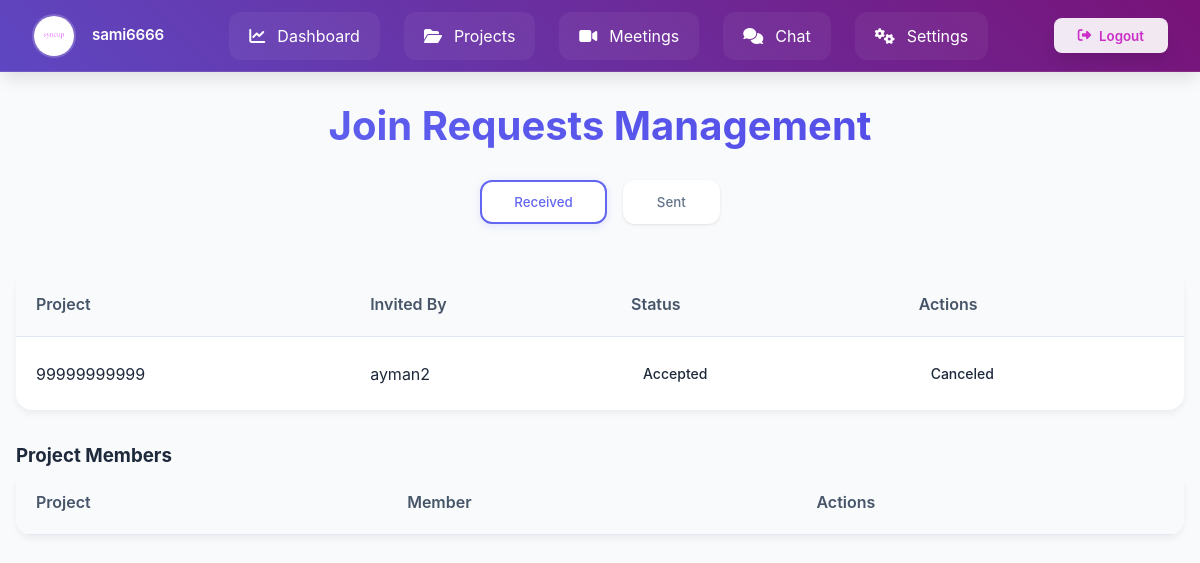
Page /projects/invitations/ (signed in) on the committed database.
### users/models.py (models this page shows, shortened)
class CustomUser(AbstractUser):
    phone_regex = RegexValidator(
        regex=r'^05\d{8}$',
        message="رقم الجوال يجب أن يبدأ بـ 05 ويحتوي على 10 أرقام فقط."
    )
    phone_number = models.CharField(
        max_length=10,
        unique=True,
        validators=[phone_regex],
        help_text="رقم الجوال يجب أن يبدأ بـ 05 ويكون مكونًا من 10 أرقام."
    )
    ROLE_CHOICES = [
        ('member', 'Member'),  # العضو العادي
        ('expert', 'Expert')   # الخبير
    ]
    role = models.CharField(
    max_length=10,
    choices=ROLE_CHOICES,
    default='member'
    )
    profile_image = models.ImageField(
    upload_to='profile_pics/',
    default='profile_pics/p.png',  # تعيين صورة افتراضية عند إنشاء الحساب
    blank=True,
    null=True
    )
    groups = models.ManyToManyField(
        'auth.Group',
        related_name='custom_user_groups',
        blank=True
    )
    user_permissions = models.ManyToManyField(
        'auth.Permission',
        related_name='custom_user_permissions',
        blank=True
    )

### projects/models.py (models this page shows, shortened)
class ProjectInvitation(models.Model):
    project = models.ForeignKey(Project, on_delete=models.CASCADE, related_name='invitations')
    invited_user = models.ForeignKey(CustomUser, on_delete=models.CASCADE, related_name='project_invitations')
    created_at = models.DateTimeField(auto_now_add=True)
    status = models.CharField(
        max_length=20,
        choices=[('pending', 'Pending'), ('accepted', 'Accepted'), ('declined', 'Declined')],
        default='pending'
    )
    def __str__(self):
        return f"Invitation to {self.invited_user.username} for {self.project.name}"

class Project(models.Model):
    STATUS_CHOICES = [
        ('pending', 'Pending'),
        ('in_progress', 'In Progress'),
        ('completed', 'Completed'),
    ]
    COLOR_CHOICES = [
        ('purple', 'Purple'),
        ('red', 'Red'),
        ('blue', 'Blue'),
        ('green', 'Green'),
        ('orange', 'Orange'),
        ('pink', 'Pink'),
    ]
    name = models.CharField(max_length=255)  # Project name
    description = models.TextField(blank=True, null=True)  # Project description
    start_date = models.DateField()  # Start date
    end_date = models.DateField(blank=True, null=True)  # End date
    owner = models.ForeignKey(CustomUser, on_delete=models.CASCADE, related_name='owned_projects')  # Project owner
    members = models.ManyToManyField(CustomUser, related_name='projects', blank=True)  # Project members
    created_at = models.DateTimeField(auto_now_add=True)  # Creation date
    category = models.ForeignKey(ProjectType, on_delete=models.CASCADE)
    status = models.CharField(max_length=20, choices=STATUS_CHOICES, default='pending')  # Project status
    logo = models.ImageField(upload_to='project_logos/', blank=True, null=True)  # Project logo
    project_color = models.CharField(max_length=10, choices=COLOR_CHOICES, default='blue')  # Project color

### projects/views.py (the view)
# urls.py: path('invitations/', received_invitations, name='received_invitations'),  # ✅ عرض الدعوات المستلمة
@login_required
def received_invitations(request):
    invitations = ProjectInvitation.objects.filter(invited_user=request.user).select_related('project')
    sent_requests = ProjectInvitation.objects.filter(project__owner=request.user).select_related('invited_user', 'project')
    received_requests = JoinRequest.objects.filter(project__owner=request.user)
    print("Invitations:", invitations)
    print("Sent Requests:", sent_requests)  # ✅ تحقق من أن الطلبات المرسلة يتم جلبها الآن
    print("Received Requests:", received_requests)
    return render(request, 'received_invitations.html', {
        'invitations': invitations,
        'sent_requests': sent_requests,  # ✅ تمرير جميع الطلبات المرسلة
        'received_requests': received_requests  # ✅ تمرير جميع الطلبات المستلمة
    })

### templates/received_invitations.html (shortened to what this page needs)
<!DOCTYPE html>
<html lang="en">
<head>
</head>
<body>
    {% include 'navbar.html' %}
    <div class="container">
        <header class="management-header">
            <h1>Join Requests Management</h1>
            <div class="tabs-nav">
                <button class="tab-button active" onclick="showSection('received')">Received</button>
                <button class="tab-button" onclick="showSection('sent')">Sent</button>
            </div>
        </header>
        <section id="received-section" class="requests-container">
            {% if invitations %}
                <table class="collaboration-table">
                    <thead>
                        <tr>
                            <th>Project</th>
                            <th>Invited By</th>
                            <th>Status</th>
                            <th>Actions</th>
                        </tr>
                    </thead>
                    <tbody>
                        {% for invitation in invitations %}
                        <tr>
                            <td>{{ invitation.project.name }}</td>
                            <td>{{ invitation.project.owner.username }}</td>
                            <td>
                                <span class="status-badge {% if invitation.status == 'canceled' %}status-canceled{% elif invitation.status == 'pending' %}status-pending{% endif %}">
                                    {{ invitation.status|title }}
                                </span>
                            </td>
                            <td>
                                <div class="actions-container">
                                    {% if invitation.status == 'pending' %}
                                        <a href="{% url 'respond_to_invitation' invitation.id 'accept' %}" class="action-btn btn-accept">
                                            ✅ Accept
                                        </a>
                                        <a href="{% url 'respond_to_invitation' invitation.id 'reject' %}" class="action-btn btn-reject">
                                            ❌ Decline
                                        </a>
                                    {% else %}
                                        <span class="status-badge status-canceled">Canceled</span>
                                    {% endif %}
                                </div>
                            </td>
                        </tr>
                        {% endfor %}
                    </tbody>
                </table>
            {% else %}
                <div class="empty-state">
                    <p>No pending invitations found</p>
                </div>
            {% endif %}
        </section>
        <h3 style="margin-top: 2rem;">Project Members</h3>
        <section class="requests-container">
            <table class="collaboration-table">
                <thead>
                    <tr>
                        <th>Project</th>
                        <th>Member</th>
                        <th>Actions</th>
                    </tr>
                </thead>
            </table>
        </section>
    </div>
</body>
</html>

### templates/navbar.html (shortened to what this page needs)
<!DOCTYPE html>
<html lang="en">
<head>
    <link rel="stylesheet" href="https://cdnjs.cloudflare.com/ajax/libs/font-awesome/6.4.2/css/all.min.css">
</head>
<body>
    <nav class="navbar">
        <div class="profile">
            <img src="{{ user.profile_image.url }}"
                 class="profile__image"
                 onerror="this.onerror=null; this.src='/media/profile_pics/p.png';"
                 alt="User profile">
            <span class="profile__name">{{ user.username }}</span>
        </div>
        <div class="nav-links">
            <a href="{% url 'dashboard' %}" class="nav-link">
                <i class="fas fa-chart-line"></i>
                <span>Dashboard</span>
            </a>
            <a href="{% url 'projects_list' %}" class="nav-link">
                <i class="fas fa-folder-open"></i>
                <span>Projects</span>
            </a>
            <a href="{% url 'meeting_list' %}" class="nav-link">
                <i class="fas fa-video"></i>
                <span>Meetings</span>
            </a>
            <a href="{% url 'chat_list' %}" class="nav-link">
                <i class="fas fa-comments"></i>
                <span>Chat</span>
            </a>
            <a href="{% url 'settings' %}" class="nav-link">
                <i class="fas fa-cogs"></i>
                <span>Settings</span>
            </a>
        </div>
        <form id="logout-form" action="{% url 'logout' %}" method="post">
            <button type="submit" class="logout">
                <i class="fas fa-sign-out-alt"></i>
                <span class="logout__text">Logout</span>
            </button>
        </form>
    </nav>
</body>
</html>

### templates/received_invitations.html (style rules this page uses)
:root { --primary: #6366f1; --success: #22c55e; --warning: #f59e0b; --danger: #ef4444; --surface: #ffffff; --background: #f8fafc; }
* { margin: 0; padding: 0; box-sizing: border-box; font-family: 'Inter', -apple-system, BlinkMacSystemFont, 'Segoe UI', Roboto, sans-serif; }
body { background: var(--background); color: #334155; line-height: 1.5; }
.container { max-width: 1200px; margin: 0 auto; padding: 2rem 1rem; min-height: 100vh; padding-top: 6rem; }
.management-header { text-align: center; margin-bottom: 3rem; }
.management-header h1 { font-size: 2.5rem; font-weight: 700; background: linear-gradient(45deg, var(--primary), #4f46e5); -webkit-background-clip: text; background-clip: text; color: transparent; margin-bottom: 1.5rem; }
.tabs-nav { display: flex; justify-content: center; gap: 1rem; margin-bottom: 2.5rem; }
.tab-button { padding: 0.75rem 2rem; border-radius: 0.75rem; font-weight: 500; transition: all 0.3s ease; border: 2px solid transparent; background: var(--surface); color: #64748b; box-shadow: 0 1px 3px rgba(0,0,0,0.1); cursor: pointer; }
.tab-button.active { border-color: var(--primary); color: var(--primary); box-shadow: 0 2px 8px rgba(99,102,241,0.15); }
.requests-container { background: var(--surface); border-radius: 1rem; box-shadow: 0 4px 6px rgba(0,0,0,0.05); overflow: hidden; }
.collaboration-table { width: 100%; border-collapse: collapse; }
.collaboration-table th, .collaboration-table td { padding: 1.25rem; text-align: left; border-bottom: 1px solid #e2e8f0; }
.collaboration-table th { background: #f8fafc; font-weight: 600; color: #475569; }
.collaboration-table tr:last-child td { border-bottom: none; }
.status-badge { display: inline-block; padding: 0.375rem 0.75rem; border-radius: 0.5rem; font-size: 0.875rem; font-weight: 500; }
.actions-container { display: flex; gap: 0.75rem; }

### templates/navbar.html (style rules this page uses)
:root { --primary-500: #9625af; --primary-600: #ca2fc7; --surface-100: #f8fafc; --surface-900: #0f172a; --text-primary: #1e293b; --text-inverse: #ffffff; --transition-default: 300ms cubic-bezier(0.4, 0, 0.2, 1); --shadow-lg: 0 10px 15px -3px rgba(0, 0, 0, 0.1); }
* { margin: 0; padding: 0; box-sizing: border-box; font-family: 'Inter', system-ui, sans-serif; }
body { background-color: var(--surface-100); color: var(--text-primary); }
.navbar { position: fixed; top: 0; left: 0; width: 100%; height: 72px; display: flex; align-items: center; justify-content: space-between; padding: 0 2rem; background: linear-gradient(45deg, #5e47c2, #781378); backdrop-filter: blur(12px); box-shadow: var(--shadow-lg); z-index: 1000; border-bottom: 1px solid rgba(255, 255, 255, 0.1); }
.profile { display: flex; align-items: center; gap: 1rem; color: var(--text-inverse); position: relative; }
.profile__image { width: 44px; height: 44px; border-radius: 50%; object-fit: cover; border: 2px solid rgba(255, 255, 255, 0.2); transition: transform var(--transition-default); }
.profile__name { font-weight: 600; font-size: 0.95rem; letter-spacing: -0.2px; }
.nav-links { display: flex; gap: 1.5rem; align-items: center; transition: transform var(--transition-default); }
.nav-link { color: var(--text-inverse); text-decoration: none; padding: 0.75rem 1.25rem; border-radius: 0.75rem; display: flex; align-items: center; gap: 0.75rem; position: relative; background: rgba(255, 255, 255, 0.05); transition: all var(--transition-default); }
.nav-link::after { content: ''; position: absolute; bottom: 0; left: 50%; width: 0; height: 2px; background: var(--text-inverse); transition: all var(--transition-default); }
.logout { background: rgba(255, 255, 255, 0.9); color: var(--primary-600); border: none; padding: 0.6rem 1.5rem; border-radius: 0.5rem; display: flex; align-items: center; gap: 0.5rem; cursor: pointer; transition: all var(--transition-default); font-weight: 600; box-shadow: var(--shadow-lg); }

### rows in the picture
CustomUser: profile_image (picture), username "sami6666"
ProjectInvitation: project.name "99999999999", project.owner.username "ayman2", status "Accepted", shows "Canceled"
